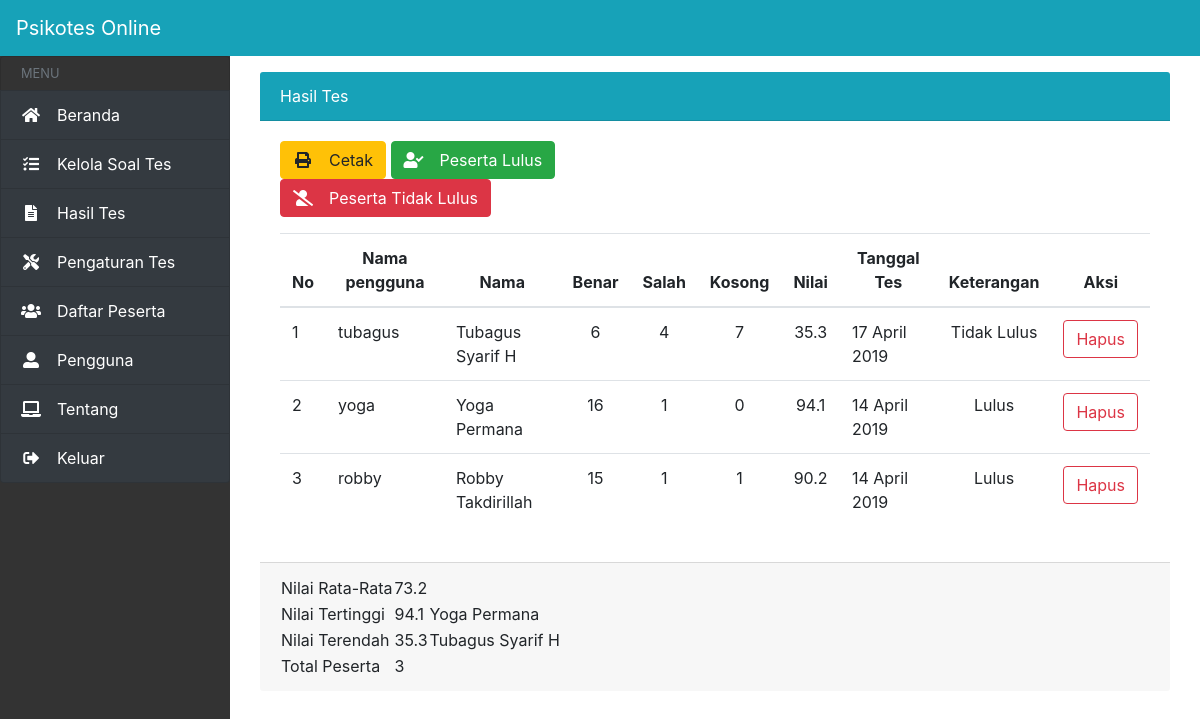
The app's page /admin/media?module=hasiltes (signed in) with its own data.
### tables this page shows
CREATE TABLE `tbl_nilai` (
  `id_nilai` int(7) NOT NULL,
  `id_user` int(5) NOT NULL,
  `benar` varchar(20) NOT NULL,
  `salah` varchar(20) NOT NULL,
  `kosong` varchar(20) NOT NULL,
  `score` varchar(20) NOT NULL,
  `tanggal` date NOT NULL,
  `keterangan` varchar(30) NOT NULL
);

CREATE TABLE `tbl_user` (
  `id_user` int(11) NOT NULL,
  `username` varchar(40) NOT NULL,
  `password` varchar(100) NOT NULL,
  `nama` text NOT NULL,
  `tgl_lahir` varchar(30) NOT NULL,
  `jk` varchar(20) NOT NULL,
  `email` varchar(80) NOT NULL,
  `telp` varchar(13) NOT NULL,
  `alamat` text NOT NULL,
  `statusaktif` enum('Y','N') NOT NULL DEFAULT 'Y',
  `stat_tes` varchar(10) NOT NULL
);

### config/fungsi_indotgl.php (called while the page is built, shortened)
<?php
	function tgl_indo($tgl){
			$tanggal = substr($tgl,8,2);
			$bulan = getBulan(substr($tgl,5,2));
			$tahun = substr($tgl,0,4);
			return $tanggal.' '.$bulan.' '.$tahun;
	}
	function getBulan($bln){
				switch ($bln){
					case 4:
						return "April";
						break;
				}
			}
?>

### admin/modul/mod_hasiltes/hasiltes.php (the view, shortened to what this page needs)
<div class="row" id="body-row">
    <div id="sidebar-container" class="sidebar-expanded d-none d-md-block">
        <ul class="list-group">
            <li class="list-group-item sidebar-separator-title text-muted d-flex align-items-center menu-collapsed">
                <small>MENU</small>
            </li>
            <a href="?module=home" class="bg-dark list-group-item list-group-item-action flex-column align-items-start">
                <div class="d-flex w-100 justify-content-start align-items-center">
                    <span class="fas fa-home fa-fw mr-3"></span>
                    <span class="menu-collapsed">Beranda</span>
                </div>
            </a>
            <a href="?module=soal" class="bg-dark list-group-item list-group-item-action flex-column align-items-start">
                <div class="d-flex w-100 justify-content-start align-items-center">
                    <span class="fa fa-tasks fa-fw mr-3"></span>
                    <span class="menu-collapsed">Kelola Soal Tes</span>
                </div>
            </a>
            <a href="?module=hasiltes"
                class="bg-dark list-group-item list-group-item-action flex-column align-items-start">
                <div class="d-flex w-100 justify-content-start align-items-center">
                    <span class="fa fa-file-alt fa-fw mr-3"></span>
                    <span class="menu-collapsed">Hasil Tes</span>
                </div>
            </a>
            <a href="?module=pengaturantes"
                class="bg-dark list-group-item list-group-item-action flex-column align-items-start">
                <div class="d-flex w-100 justify-content-start align-items-center">
                    <span class="fa fa-tools fa-fw mr-3"></span>
                    <span class="menu-collapsed">Pengaturan Tes</span>
                </div>
            </a>
            <a href="?module=users"
                class="bg-dark list-group-item list-group-item-action flex-column align-items-start">
                <div class="d-flex w-100 justify-content-start align-items-center">
                    <span class="fa fa-users fa-fw mr-3"></span>
                    <span class="menu-collapsed">Daftar Peserta</span>
                </div>
            </a>
            <a href="?module=pengguna"
                class="bg-dark list-group-item list-group-item-action flex-column align-items-start">
                <div class="d-flex w-100 justify-content-start align-items-center">
                    <span class="fa fa-user-alt fa-fw mr-3"></span>
                    <span class="menu-collapsed">Pengguna</span>
                </div>
            </a>
            <a href="?module=tentang"
                class="bg-dark list-group-item list-group-item-action flex-column align-items-start">
                <div class="d-flex w-100 justify-content-start align-items-center">
                    <span class="fa fa-laptop fa-fw mr-3"></span>
                    <span class="menu-collapsed">Tentang</span>
                </div>
            </a>
            <a href="logout.php" class="bg-dark list-group-item list-group-item-action flex-column align-items-start">
                <div class="d-flex w-100 justify-content-start align-items-center">
                    <span class="fa fa-sign-out-alt fa-fw mr-3"></span>
                    <span class="menu-collapsed">Keluar</span>
                </div>
            </a>
        </ul>
    </div>
    <div class="col">
        <div id="page-wrapper">
            <div class="container-fluid mt-3">
                <div class="row">
                    <div class="col-lg-12">
                        <div class="card-header bg-info text-white">
                            Hasil Tes
                        </div>
                        <div class="card-body">
                            <?php
$aksi="modul/mod_hasiltes/aksi_hasiltes.php";
switch($_GET[act]){
  default:
      $tampil = mysql_query("SELECT * FROM tbl_nilai,tbl_user WHERE tbl_nilai.id_user=tbl_user.id_user");
      echo "<div class='row'>
      <div class='col-lg-6'>
          <a class='btn btn-warning' href='cetak/cetakhasiltes' role='button' target='_blank' rel='noopener noreferrer'><span class='fa fa-print fa-fw mr-3'></span>Cetak</a>
          <a class='btn btn-success' href=?module=hasiltes&act=lulus role='button'><i class='fa fa-user-check fa-fw mr-3'></i>Peserta Lulus</a>
          <a class='btn btn-danger' href=?module=hasiltes&act=tidaklulus role='button'><i class='fa fa fa-user-slash fa-fw mr-3'></i>Peserta Tidak Lulus</a>
          </div>
      </div>
        <table class='table table-hover mt-3'>
          <thead><tr align='center'><th>No</th><th>Nama pengguna</th><th>Nama</th><th>Benar</th><th>Salah</th><th>Kosong</th><th>Nilai</th><th>Tanggal Tes</th><th>Keterangan</th><th>Aksi</th></tr></thead>";
    $no=1;
    while ($r=mysql_fetch_array($tampil)){
    $tgl = tgl_indo($r[tanggal]);
       echo "<tr><td>$no</td>
             <td>$r[username]</td>
            <td>$r[nama]</td>
            <td align='center'>$r[benar]</td>
        <td align='center'>$r[salah]</td>
        <td align='center'>$r[kosong]</td>
        <td align='center'>$r[score]</td>
        <td>$tgl</td>
        <td align='center'>$r[keterangan]</td>
   <td align='center'><input type=button value='Hapus' class='btn btn-outline-danger' onclick=\"window.location.href='$aksi?module=hasiltes&act=hapus&id=$r[id_nilai]';\">
   </td>
      </tr>";
      $no++;
    }
    echo "</table>";
    break;
}
?>
                        </div>
                        <div class="card-footer">
                            <?php
        $dataavg = mysql_query("SELECT AVG(score) as ratarata FROM tbl_nilai");
        $avg = mysql_fetch_array($dataavg);
        $datamin = mysql_query("SELECT MIN(score) as minimal FROM tbl_nilai");
        $min = mysql_fetch_array($datamin);
        $n=35.3;
        $nmmin = mysql_query("SELECT nama FROM tbl_user INNER JOIN tbl_nilai ON tbl_user.id_user=tbl_nilai.id_user WHERE score=$n");
        $namamin = mysql_fetch_array($nmmin);
        $datamaks = mysql_query("SELECT MAX(score) as maks FROM tbl_nilai");
        $maks = mysql_fetch_array($datamaks);
        $m = 94.1;
        $nmmaks = mysql_query("SELECT nama FROM tbl_user INNER JOIN tbl_nilai ON tbl_user.id_user=tbl_nilai.id_user WHERE score=$m");
        $namamaks = mysql_fetch_array($nmmaks);
        $datapsrt = mysql_query("SELECT COUNT(score) as peserta FROM tbl_nilai");
        $count = mysql_fetch_array($datapsrt);
        ?>
                            <table>
                                <tr>
                                    <td>Nilai Rata-Rata</td>
                                    <td><?= round($avg['ratarata'], 2) ?></td>
                                </tr>
                                <tr>
                                    <td>Nilai Tertinggi</td>
                                    <td><?= $maks['maks']; ?></td>
                                    <td><?= $namamaks['nama']; ?></td>
                                </tr>
                                <tr>
                                    <td>Nilai Terendah</td>
                                    <td><?= $min['minimal'] ?></td>
                                    <td><?= $namamin['nama']; ?></td>
                                </tr>
                                <tr>
                                    <td>Total Peserta</td>
                                    <td><?= $count['peserta'] ?></td>
                                </tr>
                            </table>
                        </div>
                    </div>
                </div>
            </div>
        </div>
    </div>
</div>
</div>

### admin/media.php (shortened to what this page needs)
<!doctype html>
<html lang="en">
<head>
  <link rel="stylesheet" href="../asset/fontawesome-free-5.7.2-web/css/all.css">
  <link rel="stylesheet" href="../asset/css/bootstrap.min.css">
  <link rel="stylesheet" href="assets/css/sidebar.css">
  <link rel="stylesheet" href="assets/css/style.css">
</head>
<body>
  <div id="wrapper">
    <?php include "content.php"; ?>
</body>
</html>

### admin/content.php (shortened to what this page needs)
<?php
include "../config/fungsi_indotgl.php";
if ($_GET[module]=='home'){
  include "sidebar.php";
  include "modul/mod_home/home.php";
}
elseif ($_GET[module]=='soal'){
  include "sidebar.php";
  include "modul/mod_soal/soal.php";
}
elseif ($_GET[module]=='hasiltes'){
  include "sidebar.php";
  include "modul/mod_hasiltes/hasiltes.php";
}
elseif ($_GET[module]=='pengaturantes'){
  include "sidebar.php";
  include "modul/mod_pengaturantes/pengaturantes.php";
}
elseif ($_GET[module]=='users') {
	include "sidebar.php";
	include "modul/mod_users/users.php";
}
elseif ($_GET[module]=='pengguna'){
  include "sidebar.php";
  include "modul/mod_pengguna/pengguna.php";
}
elseif ($_GET[module]=='tentang'){
  include "sidebar.php";
  include "modul/mod_tentang/tentang.php";
}
else{
  echo "<p><a href='media?module=home' target='_blank' rel='noopener noreferrer'>404 HALAMAN TIDAK DITEMUKAN</a></p>";
}
?>

### admin/sidebar.php (shortened to what this page needs)
<nav class="navbar navbar-expand-md navbar-dark bg-info">
  <a class="navbar-brand" href="?module=home">
    <span class="menu-collapsed">Psikotes Online</span>
  </a>
</nav>

### admin/assets/css/sidebar.css (style rules this page uses)
#body-row { margin-left:0; margin-right:0; }
#sidebar-container { min-height: 100vh; background-color: #333; padding: 0; }
.sidebar-expanded { width: 230px; }
#sidebar-container .list-group a { height: 50px; color: white; }
.sidebar-separator-title { background-color: #333; height: 35px; }

### records on screen
tbl_nilai: id_user.username "tubagus", id_user.nama "Tubagus Syarif H", benar "6", salah "4", kosong "7", score "35.3", tanggal "17 April 2019", keterangan "Tidak Lulus"
tbl_nilai: id_user.username "yoga", id_user.nama "Yoga Permana", benar "16", salah "1", kosong "0", score "94.1", tanggal "14 April 2019", keterangan "Lulus"
tbl_nilai: id_user.username "robby", id_user.nama "Robby Takdirillah", benar "15", salah "1", kosong "1", score "90.2", tanggal "14 April 2019", keterangan "Lulus"
tbl_user: nama "Yoga Permana"
tbl_user: nama "Tubagus Syarif H"

### other values on screen
$avg['ratarata'] "73.2"
$maks['maks'] "94.1"
$min['minimal'] "35.3"
$count['peserta'] "3"
